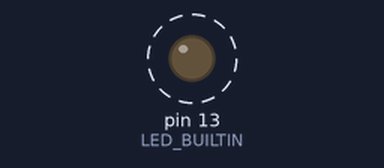
Recording of a sketch running on a simulated Arduino Uno, built with avr-gcc and run on an emulated ATmega328P. On the bench: output pins drawn as LEDs (lit = HIGH). Dashed ring = blinking.

Above: at 0.2 s.
Timing chart, 0 to 3.0 s (numbered marks = the images above):
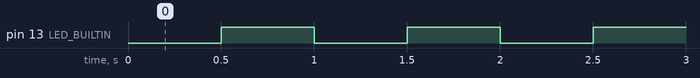

The sketch:

LED_write.ino
```cpp
// the setup function runs once when you press reset or power the board
void setup() {
  // initialize digital pin LED_BUILTIN as an output.
  pinMode(LED_BUILTIN, OUTPUT);
}

// the loop function runs over and over again forever
void loop() {
  digitalWrite(LED_BUILTIN, 0);   // turn the LED on (HIGH || 0 is the voltage level)
  delay(500);                       // wait for a second
  digitalWrite(LED_BUILTIN, 1);    // turn the LED off by making the voltage LOW || 1
  delay(500);                       // wait for a second
  digitalWrite(LED_BUILTIN, 0);
  delay(500);
  digitalWrite(LED_BUILTIN, 1);
  delay(500);
}

// swap HIGH | LOW for esp8266 wifi
```

Measured:
- by itself, pin 13 (LED_BUILTIN): alternates HIGH for 0.50 s and LOW for 0.50 s
